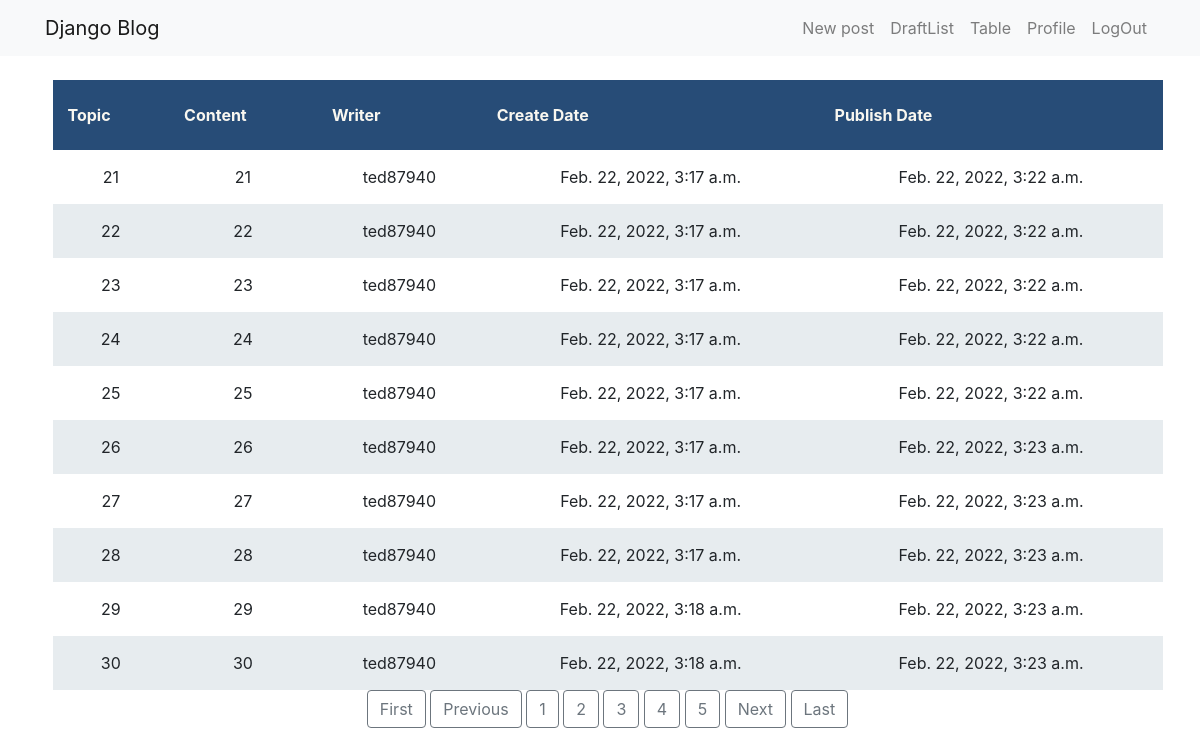
Screenshot of /board?page=3 (signed in) with the database file from the repository.
### blog/models.py (models this page shows, shortened)
class Post(models.Model):
    author = models.ForeignKey(settings.AUTH_USER_MODEL, on_delete=models.CASCADE)
    title = models.CharField(max_length=200)
    text = models.TextField()
    created_date = models.DateTimeField(default=timezone.now)
    published_date = models.DateTimeField(blank=True, null=True)

### blog/views.py (the view)
# urls.py: path('board', views.post_board, name='post_board'),
@login_required
def post_board(request):
    posts = Post.objects.filter(published_date__lte=timezone.now()).order_by('published_date')
    paginator = Paginator(posts, 10) # Show 10 contacts per page.
    page_number = request.GET.get('page')
    page_obj = paginator.get_page(page_number)
    return render(request, 'blog/post_board.html', {'page_obj': page_obj})

### blog/templates/blog/post_board.html (shortened to what this page needs)
{% extends 'blog/base.html' %}
{% block content %}
<div class="tablemar" style="overflow-x: auto;">
<table>
    <thead>
    <tr>
        <th>Topic</th>
        <th>Content</th>
        <th>Writer</th>
        <th>Create Date</th>
        <th>Publish Date</th>
    </tr>
    </thead>
    <tbody>
    {% for post in page_obj %}
        <tr>
            <td>{{ post.title }}</td>
            <td>{{ post.text }}</td>
            <td>{{ post.author }}</td>
            <td>{{ post.created_date }}</td>
            <td>{{ post.published_date }}</td>
        </tr>
    {% endfor %}
</div>
<div class="text-center">
      {% if page_obj.has_previous %}
        <a class="btn btn-outline-secondary" href="?page=1">First</a>
        <a class="btn btn-outline-secondary" href="?page={{ page_obj.previous_page_number }}">Previous</a>
      {% endif %}
      {% for num in page_obj.paginator.page_range %}
        {% if page_obj.number == num %}
          <a class="btn btn-outline-secondary" href="?page={{ num }}">{{ num }}</a>
        {% elif num > page_obj.number|add:'-3' and num < page_obj.number|add:'3' %}
          <a class="btn btn-outline-secondary" href="?page={{ num }}">{{ num }}</a>
        {% endif %}
      {% endfor %}
      {% if page_obj.has_next %}
        <a class="btn btn-outline-secondary" href="?page={{ page_obj.next_page_number }}">Next</a>
        <a class="btn btn-outline-secondary" href="?page={{ page_obj.paginator.num_pages }}">Last</a>
      {% endif %}
    </div>
{% endblock %}

### blog/static/css/blog.css (style rules this page uses)
body { padding-left: 15px; }
.tablemar { margin-top: 20px; }
table { width: 100%; border-collapse: collapse; margin-top: 20px; }
th, td { border: 1px solid black; text-align: center; padding: 15px; }
th { height: 70px; background-color: #274c77; color: #f9f7f0; }
tr:nth-child(even) { background-color: #e7ecef; }

### rows the page displays
Post: title "21", text "21", author "ted87940", created_date "Feb. 22, 2022, 3:17 a.m.", published_date "Feb. 22, 2022, 3:22 a.m."
Post: title "22", text "22", author "ted87940", created_date "Feb. 22, 2022, 3:17 a.m.", published_date "Feb. 22, 2022, 3:22 a.m."
Post: title "23", text "23", author "ted87940", created_date "Feb. 22, 2022, 3:17 a.m.", published_date "Feb. 22, 2022, 3:22 a.m."
Post: title "24", text "24", author "ted87940", created_date "Feb. 22, 2022, 3:17 a.m.", published_date "Feb. 22, 2022, 3:22 a.m."
Post: title "25", text "25", author "ted87940", created_date "Feb. 22, 2022, 3:17 a.m.", published_date "Feb. 22, 2022, 3:22 a.m."
Post: title "26", text "26", author "ted87940", created_date "Feb. 22, 2022, 3:17 a.m.", published_date "Feb. 22, 2022, 3:23 a.m."
Post: title "27", text "27", author "ted87940", created_date "Feb. 22, 2022, 3:17 a.m.", published_date "Feb. 22, 2022, 3:23 a.m."
Post: title "28", text "28", author "ted87940", created_date "Feb. 22, 2022, 3:17 a.m.", published_date "Feb. 22, 2022, 3:23 a.m."
Post: title "29", text "29", author "ted87940", created_date "Feb. 22, 2022, 3:18 a.m.", published_date "Feb. 22, 2022, 3:23 a.m."
Post: title "30", text "30", author "ted87940", created_date "Feb. 22, 2022, 3:18 a.m.", published_date "Feb. 22, 2022, 3:23 a.m."

### other values shown
{{ num }} "1" "2" "4" "5"
{{ num }} "3"
